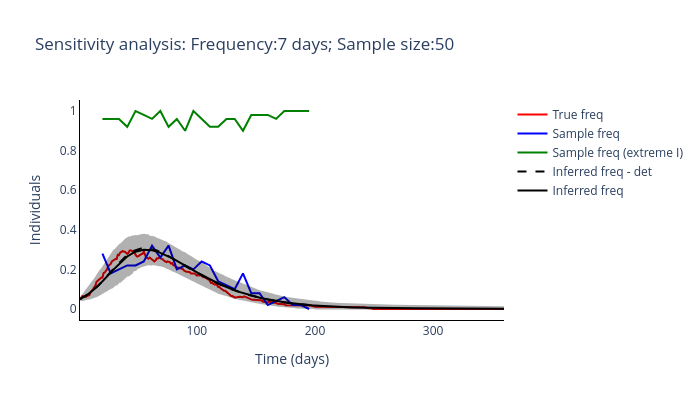

Notebook cell for this chart:
### Code cell
routine_run(freq_samplying_range[2], sample_size_range[3])

### Figure 1 — Plotly figure (JSON) as saved in the notebook; plotly's stock layout.template omitted (floating-point values rounded to 4 significant figures; data arrays with more than 128 entries replaced by an {"elided": "..."} marker saying what was removed)
{"data": [{"line": {"color": "red"}, "mode": "lines", "name": "True freq", "type": "scatter", "x": {"elided": "360 int values"}, "y": {"elided": "360 float values"}}, {"line": {"color": "blue"}, "mode": "lines", "name": "Sample freq", "type": "scatter", "x": [20, 27, 34, 41, 48, 55, 62, 69, 76, 83, 90, 97, 104, 111, 118, 125, 132, 139, 146, 153, 160, 167, 174, 181, 188, 195], "y": [0.28, 0.18, 0.2, 0.22, 0.22, 0.24, 0.32, 0.26, 0.32, 0.2, 0.22, 0.2, 0.24, 0.22, 0.14, 0.12, 0.1, 0.18, 0.08, 0.08, 0.02, 0.04, 0.06, 0.02, 0.02, 0]}, {"line": {"color": "green"}, "mode": "lines", "name": "Sample freq (extreme I)", "type": "scatter", "x": [20, 27, 34, 41, 48, 55, 62, 69, 76, 83, 90, 97, 104, 111, 118, 125, 132, 139, 146, 153, 160, 167, 174, 181, 188, 195], "y": [0.96, 0.96, 0.96, 0.92, 1, 0.98, 0.96, 1, 0.92, 0.96, 0.9, 1, 0.96, 0.92, 0.92, 0.96, 0.96, 0.9, 0.98, 0.98, 0.98, 0.96, 1, 1, 1, 1]}, {"line": {"color": "black", "dash": "dash"}, "mode": "lines", "name": "Inferred freq - det", "type": "scatter", "x": {"elided": "360 int values"}, "y": {"elided": "195 float values"}}, {"line": {"color": "black"}, "mode": "lines", "name": "Inferred freq", "type": "scatter", "x": {"elided": "360 int values"}, "y": {"elided": "360 float values"}}, {"fill": "toself", "fillcolor": "black", "line": {"color": "black"}, "mode": "lines", "name": "Inferred freq", "opacity": 0.3, "showlegend": false, "type": "scatter", "x": {"elided": "720 int values"}, "y": {"elided": "720 float values"}}], "layout": {"height": 400, "plot_bgcolor": "white", "title": {"text": "Sensitivity analysis: Frequency:7 days; Sample size:50"}, "width": 700, "xaxis": {"linecolor": "black", "title": {"text": "Time (days)"}}, "yaxis": {"linecolor": "black", "title": {"text": "Individuals"}}}}
